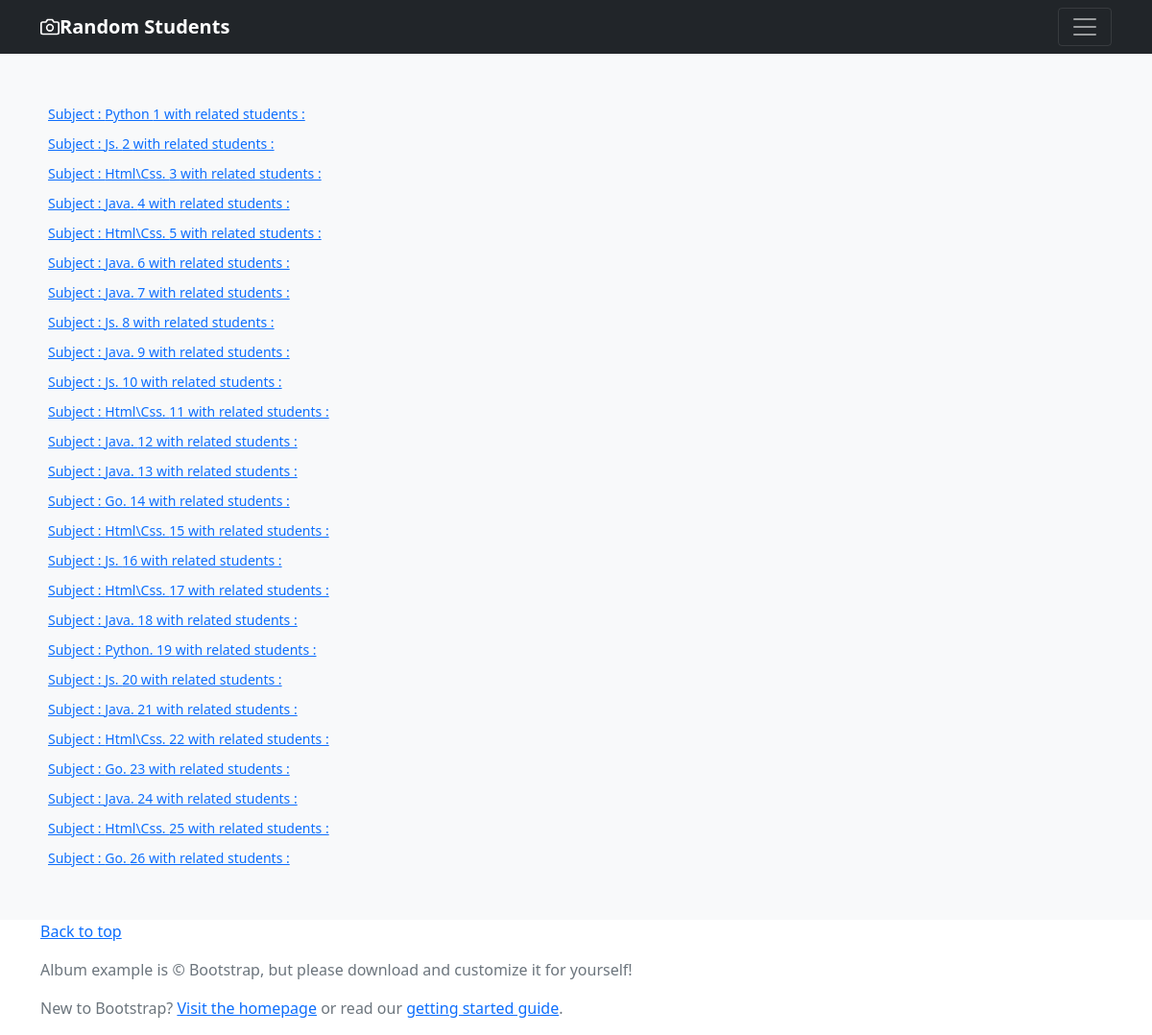
Page /subjects on the committed database.
### homepage/models.py (models this page shows)
class Subject(models.Model):
    id = models.IntegerField(primary_key=True)
    title = models.CharField(max_length=200)

### homepage/views.py (the view)
# urls.py: path('subjects', views.SubjectsView.as_view(), name='subjects'),
class SubjectsView(ListView):
    model = Subject
    template_name = 'subjects.html'

### homepage/templates/subjects.html (shortened to what this page needs)
{% extends "base.html" %}
{% block body %}
<div class="album py-5 bg-light">
    <div class='container'>
        <div class="container">
            <div class="row">
                {% for subject in object_list %}
                <div class="form-control-sm">
                    <a type="button" href="{% url 'homepage:subject_info' id=subject.id %}">Subject : {{ subject.title }} {{ subject.id }} with related students :</a>
                </div>
                {% endfor %}
            </div>
        </div>
    </div>
</div>
{% endblock %}

### rows in the picture
Subject: title "Python", id "1"
Subject: title "Js.", id "2"
Subject: title "Html\\Css.", id "3"
Subject: title "Java.", id "4"
Subject: title "Html\\Css.", id "5"
Subject: title "Java.", id "6"
Subject: title "Java.", id "7"
Subject: title "Js.", id "8"
Subject: title "Java.", id "9"
Subject: title "Js.", id "10"
Subject: title "Html\\Css.", id "11"
Subject: title "Java.", id "12"
Subject: title "Java.", id "13"
Subject: title "Go.", id "14"
Subject: title "Html\\Css.", id "15"
Subject: title "Js.", id "16"
Subject: title "Html\\Css.", id "17"
Subject: title "Java.", id "18"
Subject: title "Python.", id "19"
Subject: title "Js.", id "20"
Subject: title "Java.", id "21"
Subject: title "Html\\Css.", id "22"
Subject: title "Go.", id "23"
Subject: title "Java.", id "24"
Subject: title "Html\\Css.", id "25"
Subject: title "Go.", id "26"
